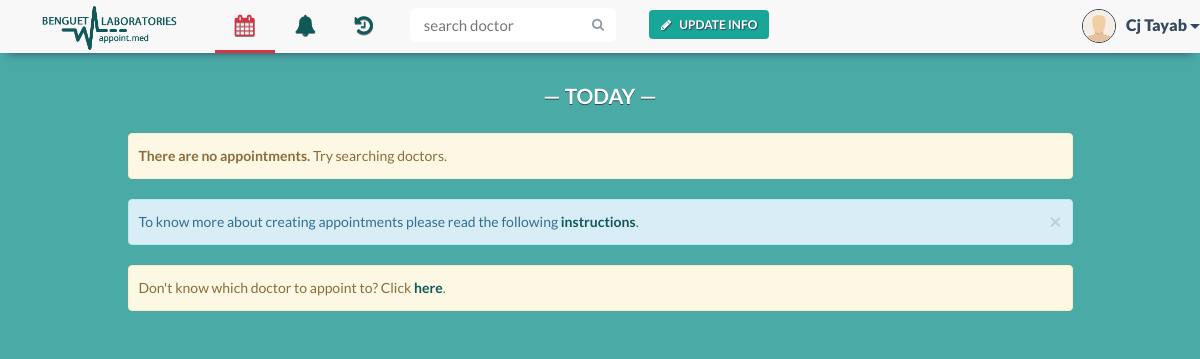
/appointment.php (signed in), run on an earlier commit of the app's database.
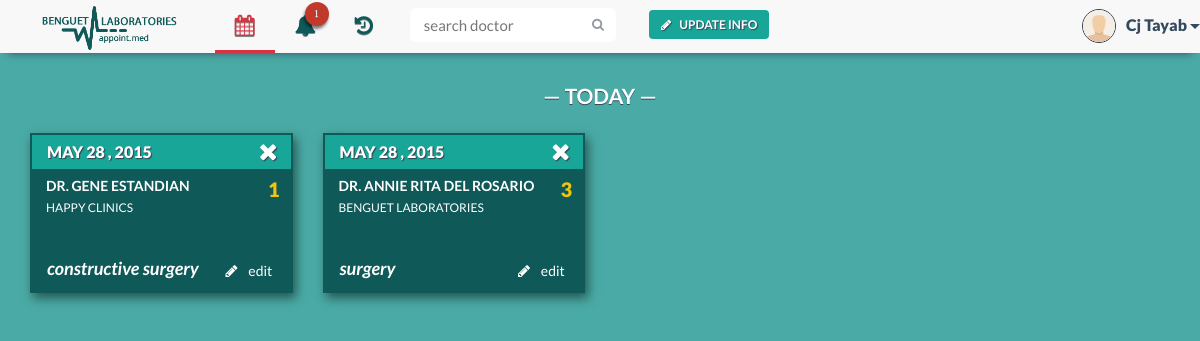
And on a later commit of the database.
### tables this page shows
CREATE TABLE IF NOT EXISTS `appointment` (
  `appointment_id` int(30) NOT NULL AUTO_INCREMENT,
  `remarks` text NOT NULL,
  `doctor_id` varchar(30) NOT NULL,
  `patient_id` varchar(30) NOT NULL,
  `appoint_date` date NOT NULL,
  `appointment_status` enum('Cancelled','Completed','Referred','Inqueue') NOT NULL,
  `clinic_id` int(30) NOT NULL,
  PRIMARY KEY (`appointment_id`),
  KEY `doctor_id_2` (`doctor_id`),
  KEY `patient_id` (`patient_id`),
  KEY `clinic_id` (`clinic_id`)
);

CREATE TABLE IF NOT EXISTS `doctor` (
  `doctor_id` varchar(30) NOT NULL,
  `doctor_name` varchar(30) NOT NULL,
  `specialization` text NOT NULL,
  `doctor_status` enum('In','Out','Break') NOT NULL,
  `email` varchar(30) NOT NULL,
  `username` varchar(30) NOT NULL,
  PRIMARY KEY (`doctor_id`),
  KEY `username` (`username`)
);

CREATE TABLE IF NOT EXISTS `clinic` (
  `clinic_id` int(30) NOT NULL AUTO_INCREMENT,
  `clinic_location` varchar(200) NOT NULL,
  `clinic_name` varchar(50) NOT NULL,
  `clinic_contact` text NOT NULL,
  `doctor_id` varchar(30) NOT NULL,
  `cut_off_no` int(30) NOT NULL,
  PRIMARY KEY (`clinic_id`),
  KEY `doctor_id` (`doctor_id`)
);

CREATE TABLE IF NOT EXISTS `queue_notif` (
  `queue_id` int(100) NOT NULL,
  `clinic_id` int(30) NOT NULL,
  `appointment_id` int(30) NOT NULL,
  `appoint_date` date NOT NULL,
  KEY `appointment_id` (`appointment_id`),
  KEY `clinic_id` (`clinic_id`),
  KEY `queue_id` (`queue_id`)
);

### include/appointment-panel.php (the view)
<?php
if (mysqli_num_rows($p_result) >= 1) {
    while ($d_row = mysqli_fetch_array($p_result)) {
        $app_id = $d_row['appointment_id'];
        $doctor = $d_row['doctor_id'];
        $date = $d_row['appoint_date'];
        $date = date("F j , Y", strtotime($date));
        $c_id = $d_row['clinic_id'];
        $d_result = mysqli_query($con, "SELECT * FROM doctor NATURAL JOIN clinic NATURAL JOIN clinic_schedule WHERE doctor_id LIKE '$doctor' AND clinic_id LIKE '$c_id'");
        $doc = mysqli_fetch_array($d_result);
        $clinic_name = $doc['clinic_name'];
        $days = $doc['days'];
        $queue = mysqli_query($con, "SELECT * FROM queue_notif WHERE appointment_id LIKE '$app_id' ");
        $queue_row = mysqli_fetch_array($queue);
        $queue_id = $queue_row['queue_id'];
        $queue_date = $queue_row['appoint_date'];
        echo '<div class="col-xs-12 col-md-6 col-lg-3" id="' . $d_row['appointment_id'] . '">';
        echo "<div class='panel panel-default' id='asd'><div class='panel-heading appointment-date' >";
        echo $date;
        echo "<a href=\"close.php?id=$d_row[appointment_id]&doc=$doctor&pat=$patient_id&cid=$c_id&qid=$queue_id&qd=$queue_date\" onclick='return confirm(\"Do you want to cancel this appointment?\")' title=\"Cancel\"><i class=\"fa fa-remove fa-lg delete-btn\"></i></a></div>
    <div class=\"panel-body\">";
        echo '<p class="appointment-header">Dr. ' . $doc['doctor_name'] . '</p>';
        echo '<p>' . $clinic_name . '</p>';
        echo '<p class="pt-queue-number"><span>'.$queue_id.'</span></p>';
        echo "</div><div class='appmnt-pnl-btns'>
    <a class='btn btn-block appo tooltip-top' data-toggle='modal' data-target='.bs-example-modal-sm' data-id='" . $app_id . "' data-doctor-id='" . $doctor . "' data-clinic-id='" . $c_id . "' data-days='".$days."' data-tooltip='edit this appointment'><span><i class='fa fa-pencil'></i></span> Edit</a>";
        echo '<p class="appointment-specs">' . $doc['specialization'] . '</p></div></div>';
        echo '</div>';
    }
} else {
    echo '<div class="col-xs-12 col-md-10 col-md-offset-1">
        <div class="alert alert-warning" role="alert">
        <strong>There are no appointments.</strong> Try searching doctors.</div>
        </div>';
    echo '<div class="col-xs-12 col-md-10 col-md-offset-1">
        <div class="alert alert-info alert-dismissible" role="alert">
    <button type="button" class="close" data-dismiss="alert" aria-label="Close">
    <span aria-hidden="true">&times;</span></button>
    To know more about creating appointments please read the following
    <strong> <a href="help.php" class="alert-link">instructions</a></strong>.
    </div>
    </div>';
    echo '<div class="col-xs-12 col-md-10 col-md-offset-1">
    <div class="alert alert-warning" role="alert">
        Don\'t know which doctor to appoint to? Click <b><a href="doctor.php?id=6aa29f6">here</a></b>.
    </div>
    </div>';
}
?>

### appointment.php (shortened to what the changed rows need)
<!DOCTYPE html>
<html lang="en">
    <?php
    include 'include/head.php';
    include 'connectdatabase.php';
    ?>
    <body>
        <div class="container">
            <?php
            if (isset($_SESSION['loggedIn']) && isset($_SESSION['account_type']) && isset($_SESSION['username'])) {
                $username = $_SESSION['username'];
                $date_today = date('Y-m-d');
            }else {
                header("location: index.php");
                die();
            }
            $result = mysqli_query($con, "SELECT * FROM patient WHERE username LIKE '$username'");
            $row = mysqli_fetch_array($result);
            $patient_id = $row['patient_id'];
            $p_result = mysqli_query($con, "SELECT * FROM appointment WHERE patient_id LIKE '$patient_id' AND (appointment_status = 'Inqueue') AND (appoint_date = '$date_today') ORDER BY 5");
            $count_result = mysqli_query($con, "SELECT COUNT(notification) AS count FROM notification WHERE patient_id LIKE '$patient_id' AND (indicator = 'doctor' OR indicator = 'admin')");
            $count_row = mysqli_fetch_array($count_result);
            $count_announcement = mysqli_query($con, "SELECT * FROM announcement WHERE start_publish <= '$date_today' AND end_publish >= '$date_today' AND (send_to = 'all' OR send_to = 'patient')");
            $notif_count = $count_row['count'];
            $announcement_count = mysqli_num_rows($count_announcement);
            $notif_count2 = $notif_count + $announcement_count;
            ?>
            <?php
            include 'include/pt-nav-start.php';
            ?>
            <ul class="nav navbar-nav">
                <li class="tooltip-bottom" data-tooltip="Notifications">
                    <a href="notifications.php">
                        <i class="fa fa-bell fa-lg">
                            <?php
                            if ($notif_count2 == 0)
                                echo '<span class="badge hide">' . $notif_count2 . '</span>';
                            else
                                echo '<span class="badge">' . $notif_count2 . '</span>';
                            ?>
                        </i>Notifications
                    </a>
                </li>
                <?php
                include 'include/pt-nav-end.php';
                ?>
                <div class="container-fluid" id="appointments-user">
                    <div class="row">
                        <div class="col-md-12">
                            <h1 class="text-center row-header-fff">&mdash; Today &mdash;</h1>
                        </div>
                        <?php
                        include 'include/appointment-panel.php';
                        ?>
                    </div>
                </div>
        </div>
    </body>
</html>

What changed in the data, as far as the page shows it:
added appointment: appoint_date "MAY 28 , 2015", doctor.doctor_name "GENE ESTANDIAN", clinic.clinic_name "HAPPY CLINICS", queue_notif.queue_id "1", doctor.specialization "constructive surgery"
added appointment: appoint_date "MAY 28 , 2015", doctor.doctor_name "ANNIE RITA DEL ROSARIO", clinic.clinic_name "BENGUET LABORATORIES", queue_notif.queue_id "3", doctor.specialization "surgery"
Also different on the page:
$notif_count2: (not shown) → "1"
text no longer shown: "There are no appointments. Try searching doctors. × To know more about creating appointments please read the following instructions . Don ' t know which doctor to appoint to? Click here ."
